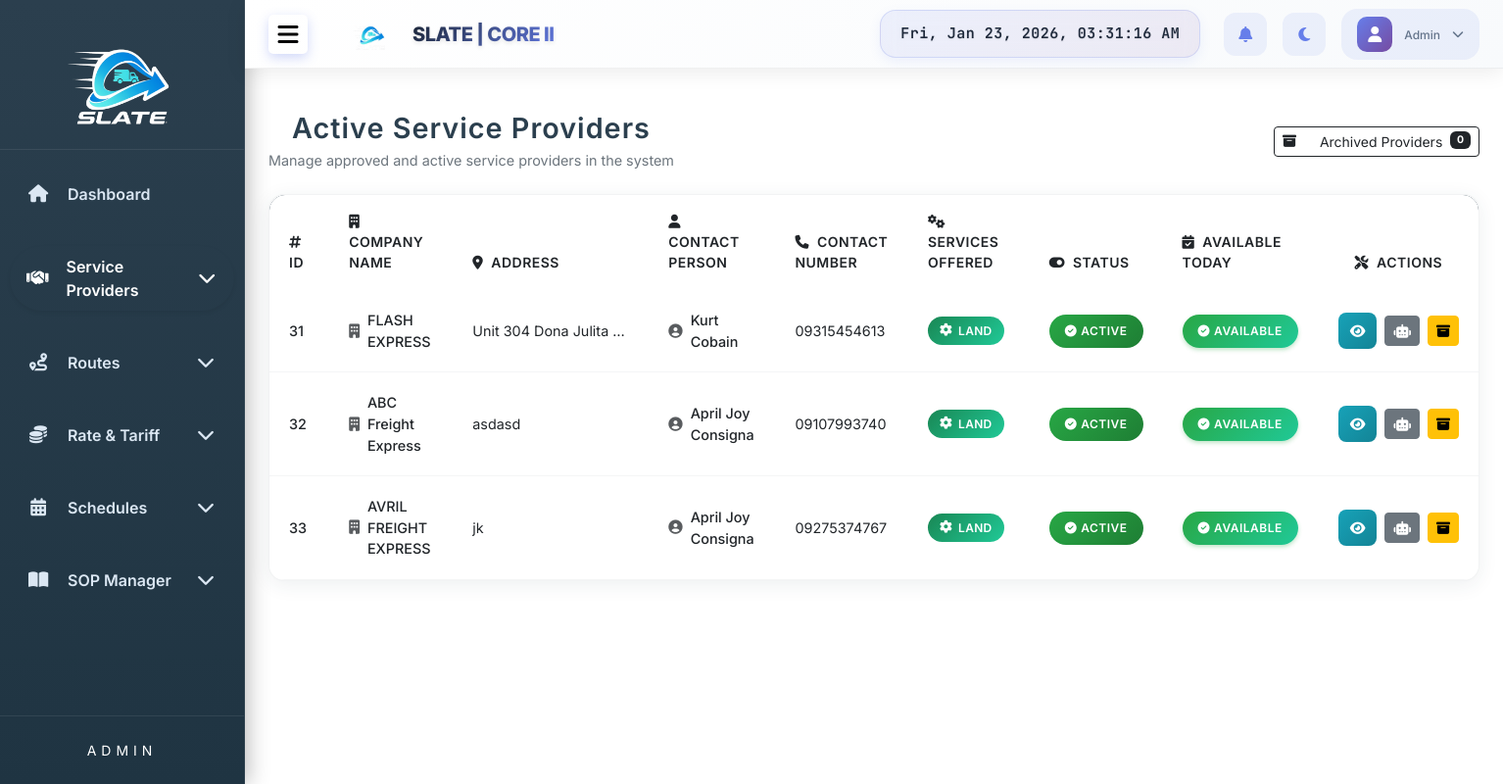
The app's page /admin/active_providers.php (signed in) with its own data.
### tables this page shows
CREATE TABLE IF NOT EXISTS `active_service_provider` (
  `provider_id` int NOT NULL AUTO_INCREMENT,
  `company_name` varchar(255) NOT NULL,
  `email` varchar(255) NOT NULL,
  `password` varchar(255) NOT NULL,
  `account_type` int NOT NULL DEFAULT '3',
  `contact_person` varchar(255) DEFAULT NULL,
  `contact_number` varchar(50) DEFAULT NULL,
  `address` text,
  `services` text,
  `iso_certified` enum('yes','no') DEFAULT NULL,
  `business_permit` varchar(255) DEFAULT NULL,
  `company_profile` varchar(255) DEFAULT NULL,
  `date_approved` datetime DEFAULT CURRENT_TIMESTAMP,
  `status` varchar(255) NOT NULL DEFAULT 'Active',
  PRIMARY KEY (`provider_id`)
);

### admin/active_providers.php (the view, shortened to what this page needs)
<?php include('header.php'); ?>
<?php include('sidebar.php'); ?>
<?php include('navbar.php'); ?>
<?php
function getArchivedProvidersCount($conn) {
    $query = "SELECT COUNT(*) as count FROM active_service_provider WHERE status = 'Archived'";
    $result = $conn->query($query);
    $row = $result->fetch_assoc();
    return $row['count'];
}
function isProviderAvailableToday($conn, $provider_id) {
    $today = date('Y-m-d');
    $provider_query = "SELECT status FROM active_service_provider WHERE provider_id = ? AND status = 'Active'";
    $provider_stmt = $conn->prepare($provider_query);
    $provider_stmt->bind_param("i", $provider_id);
    $provider_stmt->execute();
    $provider_result = $provider_stmt->get_result();
    $schedule_query = "
        SELECT s.schedule_id, s.schedule_date, s.schedule_time, s.status, r.carrier_type
        FROM schedules s
        JOIN routes r ON s.route_id = r.route_id
        WHERE s.provider_id = ?
        AND s.schedule_date = ?
        AND s.status IN ('scheduled', 'in_progress')
        ORDER BY s.schedule_time ASC
    ";
    $schedule_stmt = $conn->prepare($schedule_query);
    $schedule_stmt->bind_param("is", $provider_id, $today);
    $schedule_stmt->execute();
    $schedule_result = $schedule_stmt->get_result();
    $active_schedules = [];
    $ongoing_query = "
        SELECT COUNT(*) as ongoing_count
        FROM schedules s
        WHERE s.provider_id = ?
        AND s.status = 'in_progress'
    ";
    $ongoing_stmt = $conn->prepare($ongoing_query);
    $ongoing_stmt->bind_param("i", $provider_id);
    $ongoing_stmt->execute();
    $ongoing_result = $ongoing_stmt->get_result();
    $ongoing_data = $ongoing_result->fetch_assoc();
    return [
        'available' => true,
        'reason' => 'Fully available today',
        'status' => 'available',
        'schedules' => []
    ];
}
function getAvailabilityBadge($availability) {
    $status = $availability['status'];
    $reason = $availability['reason'];
    switch ($status) {
        case 'available':
            return '<span class="modern-badge badge-available" title="' . htmlspecialchars($reason) . '">
                        <i class="fas fa-check-circle me-1"></i>Available
                    </span>';
    }
}
?>
<link rel="stylesheet" href="modern-table-styles.css">
<div class="content p-4">
    <div class="modern-header d-flex justify-content-between align-items-center mb-4">
        <div>
            <h3 class="mb-1">Active Service Providers</h3>
            <p>Manage approved and active service providers in the system</p>
        </div>
        <a href="archived_providers.php" class="btn btn-outline-dark btn-sm d-flex align-items-center">
            <i class="fas fa-archive me-4"></i>Archived Providers
            <span class="badge bg-dark ms-2"><?= getArchivedProvidersCount($conn) ?></span>
        </a>
    </div>
    <div class="modern-table-container">
        <div class="table-responsive">
            <table class="table modern-table">
                <thead>
                    <tr>
                        <th><i class="fas fa-hashtag me-2"></i>ID</th>
                        <th><i class="fas fa-building me-2"></i>Company Name</th>
                        <th><i class="fas fa-map-marker-alt me-2"></i>Address</th>
                        <th><i class="fas fa-user me-2"></i>Contact Person</th>
                        <th><i class="fas fa-phone me-2"></i>Contact Number</th>
                        <th><i class="fas fa-cogs me-2"></i>Services Offered</th>
                        <th><i class="fas fa-toggle-on me-2"></i>Status</th>
                        <th class="availability-column"><i class="fas fa-calendar-check me-2"></i>Available Today</th>
                        <th class="text-center"><i class="fas fa-tools me-2"></i>Actions</th>
                    </tr>
                </thead>
            <tbody>
                <?php
                $query = "SELECT * FROM active_service_provider WHERE status != 'Archived'";
                $result = $conn->query($query);
                if ($result && $result->num_rows > 0):
                    while ($row = $result->fetch_assoc()):
                        $availability = isProviderAvailableToday($conn, $row['provider_id']);
                ?>
                    <tr class="modern-table-row">
                        <td><span class="fw-medium"><?= $row['provider_id'] ?></span></td>
                        <td>
                            <div class="company-name">
                                <i class="fas fa-building me-2 text-muted"></i>
                                <span class="fw-medium"><?= htmlspecialchars($row['company_name']) ?></span>
                            </div>
                        </td>
                        <td class="text-truncate" style="max-width: 200px;" title="<?= htmlspecialchars($row['address']) ?>">
                            <?= htmlspecialchars($row['address']) ?>
                        </td>
                        <td>
                            <div class="contact-info">
                                <i class="fas fa-user-circle me-2 text-muted"></i>
                                <span><?= htmlspecialchars($row['contact_person']) ?></span>
                            </div>
                        </td>
                        <td><?= htmlspecialchars($row['contact_number']) ?></td>
                        <td>
                            <?php
                                $services = array_filter(array_map('trim', preg_split('/[,&]|\n|\r/',$row['services'])));
                                foreach ($services as $svc) {
                                    $label = strtoupper($svc);
                                    $cls = 'service-badge ';
                                    if ($label === 'LAND') $cls .= 'service-land';
                                    elseif ($label === 'AIR') $cls .= 'service-air';
                                    elseif ($label === 'SEA') $cls .= 'service-sea';
                                    else $cls .= 'badge-service-provider';
                                    echo '<span class="' . $cls . '"><i class="fas fa-cog"></i>' . htmlspecialchars($label) . '</span>';
                                }
                            ?>
                        </td>
                        <td>
                            <span class="modern-badge <?= $row['status'] === 'Active' ? 'badge-active' : 'badge-inactive' ?>">
                                <i class="fas fa-<?= $row['status'] === 'Active' ? 'check-circle' : 'pause-circle' ?> me-1"></i>
                                <?= htmlspecialchars($row['status']) ?>
                            </span>
                        </td>
                        <td>
                            <?= getAvailabilityBadge($availability) ?>
                        </td>
                        <td class="text-center">
                            <div class="action-buttons">
                                <button class="btn btn-modern-view viewBtn" data-id="<?= $row['provider_id'] ?>" data-bs-toggle="modal" data-bs-target="#viewProviderModal" title="View Details">
                                    <i class="fas fa-eye"></i>
                                </button>
                                <button class="btn btn-sm btn-secondary aiProviderBtn"
                                        data-provider_id="<?= $row['provider_id'] ?>"
                                        data-company="<?= htmlspecialchars($row['company_name'], ENT_QUOTES) ?>"
                                        title="AI Review">
                                    <i class="fas fa-robot"></i>
                                </button>
                                <button class="btn btn-sm btn-warning archiveBtn"
                                        data-id="<?= $row['provider_id'] ?>"
                                        data-company="<?= htmlspecialchars($row['company_name'])?>"
                                        onclick="archiveProvider(<?= $row['provider_id'] ?>, '<?= htmlspecialchars($row['company_name'], ENT_QUOTES) ?>')"
                                        title="Archive Provider"
                                        data-bs-toggle="tooltip"
                                        data-bs-placement="top">
                                    <i class="fas fa-archive"></i>
                                </button>
                            </div>
                        </td>
                    </tr>
                <?php
                    endwhile;
                endif;
                ?>
            </tbody>
            </table>
        </div>
    </div>
</div>
<?php include('footer.php'); ?>

### records on screen
active_service_provider: provider_id "31", company_name "FLASH EXPRESS", address "Unit 304 Dona Julita…", contact_person "Kurt Cobain", contact_number "09315454613", services "LAND", status "ACTIVE"
active_service_provider: provider_id "32", company_name "ABC Freight Express", address "asdasd", contact_person "April Joy Consigna", contact_number "09107993740", services "LAND", status "ACTIVE"
active_service_provider: provider_id "33", company_name "AVRIL FREIGHT EXPRESS", address "jk", contact_person "April Joy Consigna", contact_number "09275374767", services "LAND", status "ACTIVE"

### other values on screen
$displayName "Admin"
getArchivedProvidersCount($conn) "0"
